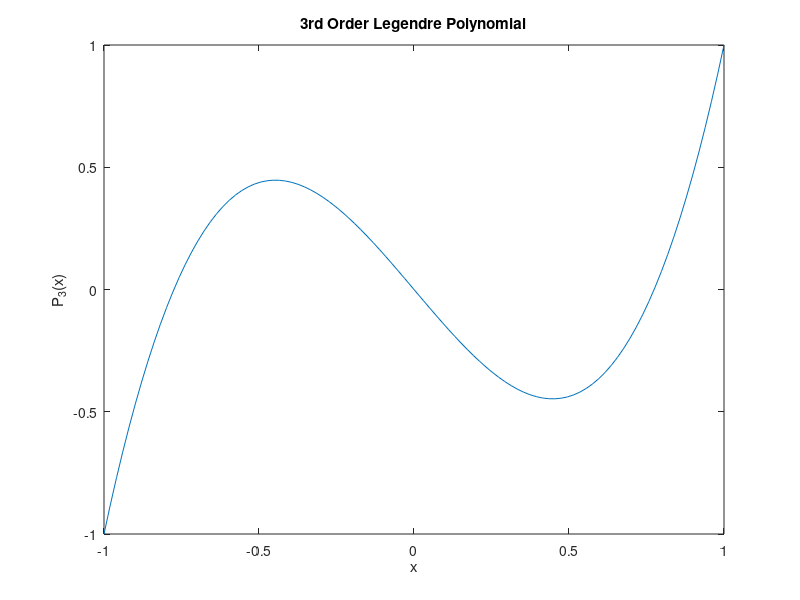

Source code (MATLAB): (Note: this script raises an error after producing the figure.)
clc;
n = 3; % 选择 Legendre 多项式的阶数
x = linspace(-1, 1, 100); % 计算在 [-1, 1] 区间的多项式值
P_n = legendre(n, x); % 计算 n 阶 Legendre 多项式
plot(x, P_n(1, :)); % 画出 3 阶 Legendre 多项式
title('3rd Order Legendre Polynomial');
xlabel('x');
ylabel('P_3(x)');

% 数据点
x_data = [-1, -0.5, 0, 0.5, 1]; 
y_data = [1, 2, 0, -1, 1]; 

% 选择多项式的阶数
degree = 3;

% 计算基函数矩阵（Legendre 多项式）
X = zeros(length(x_data), degree+1); % 初始化设计矩阵
for i = 1:length(x_data)
    for j = 0:degree
        X(i, j+1) = legendre(j, x_data(i)); % 计算 Legendre 多项式的值
    end
end

% 使用最小二乘法求解系数
coeff = X \ y_data'; % 求解最小二乘问题 X * coeff = y_data

% 显示结果
disp('Legendre Polynomial Coefficients:');
disp(coeff);

% 计算拟合结果
y_fit = X * coeff;

% 绘制结果
plot(x_data, y_data, 'o', x_data, y_fit, '-');
legend('Data', 'Fitted Curve');
title('Least Squares Approximation Using Legendre Polynomials');
